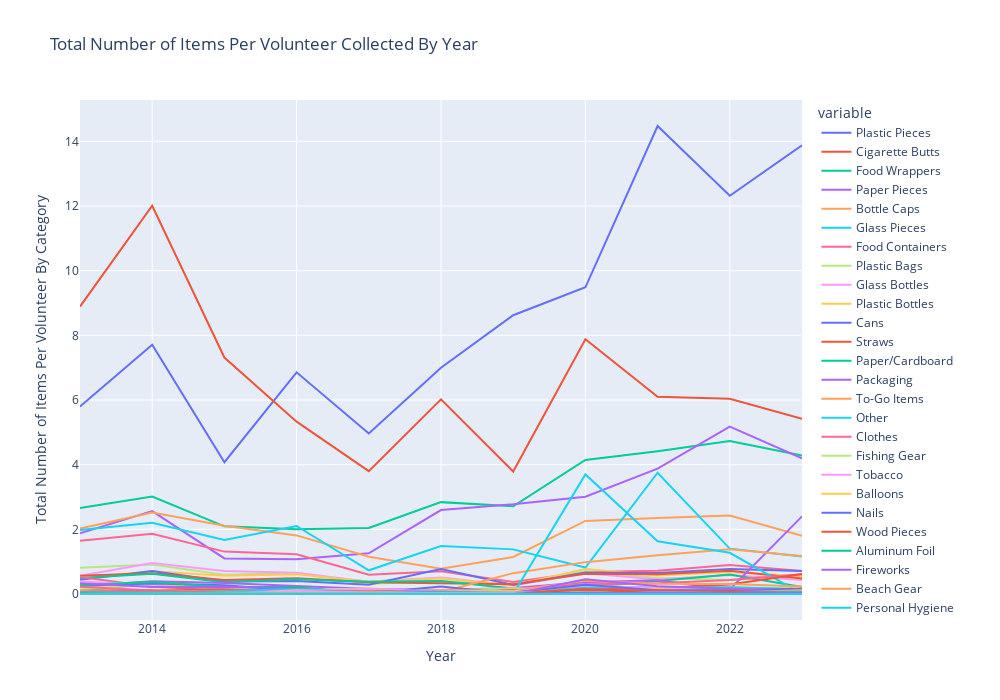

The notebook cell saved with this chart:
### Markdown cell above
There's a significant correlation between number of volunteers and number of items collected for each year, which suggests that the number of items collected in a year might depend on the number of volunteers doing beach cleanups that year. 
The fewer debris items collected in 2020 may have been a result of fewer people being out during the pandemic, and not necessarily due to less littering. Now that we know that there's a correlation between number of items and number of volunteers, let's plot items/volunteer over time.

### Code cell
annual_volunteer = annual_data.copy()

item_cols = list(col_config.loc[col_config['material'].notnull()]['name'])
for item in list(item_cols):
    annual_volunteer[item] = annual_volunteer[item] / annual_volunteer['Total Volunteers']
annual_volunteer = annual_volunteer[annual_volunteer.columns.intersection(item_cols)]

fig = px.line(annual_volunteer, x=annual_volunteer.index, y=annual_volunteer.columns, title="Total Number of Items Per Volunteer Collected By Year")
fig.update_layout(
    autosize=False,
    width=1000,
    height=700,
    yaxis_title='Total Number of Items Per Volunteer By Category',
    xaxis_title='Year',
)
fig.show()

### Figure 1 — Plotly figure (JSON) as saved in the notebook; plotly's stock layout.template omitted (floating-point values rounded to 4 significant figures)
{"data": [{"hovertemplate": "variable=Plastic Pieces<br>index=%{x}<br>value=%{y}<extra></extra>", "legendgroup": "Plastic Pieces", "line": {"color": "#636efa", "dash": "solid"}, "marker": {"symbol": "circle"}, "mode": "lines", "name": "Plastic Pieces", "orientation": "v", "showlegend": true, "type": "scatter", "x": [2013, 2014, 2015, 2016, 2017, 2018, 2019, 2020, 2021, 2022, 2023], "xaxis": "x", "y": [5.797, 7.706, 4.075, 6.856, 4.967, 6.996, 8.622, 9.486, 14.47, 12.32, 13.88], "yaxis": "y"}, {"hovertemplate": "variable=Cigarette Butts<br>index=%{x}<br>value=%{y}<extra></extra>", "legendgroup": "Cigarette Butts", "line": {"color": "#EF553B", "dash": "solid"}, "marker": {"symbol": "circle"}, "mode": "lines", "name": "Cigarette Butts", "orientation": "v", "showlegend": true, "type": "scatter", "x": [2013, 2014, 2015, 2016, 2017, 2018, 2019, 2020, 2021, 2022, 2023], "xaxis": "x", "y": [8.89, 12.01, 7.313, 5.331, 3.799, 6.018, 3.786, 7.878, 6.099, 6.037, 5.421], "yaxis": "y"}, {"hovertemplate": "variable=Food Wrappers<br>index=%{x}<br>value=%{y}<extra></extra>", "legendgroup": "Food Wrappers", "line": {"color": "#00cc96", "dash": "solid"}, "marker": {"symbol": "circle"}, "mode": "lines", "name": "Food Wrappers", "orientation": "v", "showlegend": true, "type": "scatter", "x": [2013, 2014, 2015, 2016, 2017, 2018, 2019, 2020, 2021, 2022, 2023], "xaxis": "x", "y": [2.656, 3.017, 2.092, 1.999, 2.042, 2.841, 2.711, 4.144, 4.417, 4.734, 4.284], "yaxis": "y"}, {"hovertemplate": "variable=Paper Pieces<br>index=%{x}<br>value=%{y}<extra></extra>", "legendgroup": "Paper Pieces", "line": {"color": "#ab63fa", "dash": "solid"}, "marker": {"symbol": "circle"}, "mode": "lines", "name": "Paper Pieces", "orientation": "v", "showlegend": true, "type": "scatter", "x": [2013, 2014, 2015, 2016, 2017, 2018, 2019, 2020, 2021, 2022, 2023], "xaxis": "x", "y": [1.877, 2.565, 1.101, 1.073, 1.259, 2.596, 2.775, 3.008, 3.875, 5.176, 4.199], "yaxis": "y"}, {"hovertemplate": "variable=Bottle Caps<br>index=%{x}<br>value=%{y}<extra></extra>", "legendgroup": "Bottle Caps", "line": {"color": "#FFA15A", "dash": "solid"}, "marker": {"symbol": "circle"}, "mode": "lines", "name": "Bottle Caps", "orientation": "v", "showlegend": true, "type": "scatter", "x": [2013, 2014, 2015, 2016, 2017, 2018, 2019, 2020, 2021, 2022, 2023], "xaxis": "x", "y": [2.023, 2.523, 2.109, 1.812, 1.154, 0.7779, 1.147, 2.26, 2.348, 2.43, 1.796], "yaxis": "y"}, {"hovertemplate": "variable=Glass Pieces<br>index=%{x}<br>value=%{y}<extra></extra>", "legendgroup": "Glass Pieces", "line": {"color": "#19d3f3", "dash": "solid"}, "marker": {"symbol": "circle"}, "mode": "lines", "name": "Glass Pieces", "orientation": "v", "showlegend": true, "type": "scatter", "x": [2013, 2014, 2015, 2016, 2017, 2018, 2019, 2020, 2021, 2022, 2023], "xaxis": "x", "y": [1.981, 2.203, 1.668, 2.103, 0.7335, 1.484, 1.38, 0.8196, 3.751, 1.402, 1.161], "yaxis": "y"}, {"hovertemplate": "variable=Food Containers<br>index=%{x}<br>value=%{y}<extra></extra>", "legendgroup": "Food Containers", "line": {"color": "#FF6692", "dash": "solid"}, "marker": {"symbol": "circle"}, "mode": "lines", "name": "Food Containers", "orientation": "v", "showlegend": true, "type": "scatter", "x": [2013, 2014, 2015, 2016, 2017, 2018, 2019, 2020, 2021, 2022, 2023], "xaxis": "x", "y": [1.65, 1.866, 1.311, 1.228, 0.5956, 0.7034, 0.3744, 0.6815, 0.7217, 0.8979, 0.7096], "yaxis": "y"}, {"hovertemplate": "variable=Plastic Bags<br>index=%{x}<br>value=%{y}<extra></extra>", "legendgroup": "Plastic Bags", "line": {"color": "#B6E880", "dash": "solid"}, "marker": {"symbol": "circle"}, "mode": "lines", "name": "Plastic Bags", "orientation": "v", "showlegend": true, "type": "scatter", "x": [2013, 2014, 2015, 2016, 2017, 2018, 2019, 2020, 2021, 2022, 2023], "xaxis": "x", "y": [0.811, 0.91, 0.5936, 0.652, 0.3169, 0.3995, 0.2907, 0.7012, 0.4915, 0.4294, 0.5412], "yaxis": "y"}, {"hovertemplate": "variable=Glass Bottles<br>index=%{x}<br>value=%{y}<extra></extra>", "legendgroup": "Glass Bottles", "line": {"color": "#FF97FF", "dash": "solid"}, "marker": {"symbol": "circle"}, "mode": "lines", "name": "Glass Bottles", "orientation": "v", "showlegend": true, "type": "scatter", "x": [2013, 2014, 2015, 2016, 2017, 2018, 2019, 2020, 2021, 2022, 2023], "xaxis": "x", "y": [0.5673, 0.9576, 0.709, 0.6591, 0.3829, 0.507, 0.2611, 0.6427, 0.4476, 0.5845, 0.4325], "yaxis": "y"}, {"hovertemplate": "variable=Plastic Bottles<br>index=%{x}<br>value=%{y}<extra></extra>", "legendgroup": "Plastic Bottles", "line": {"color": "#FECB52", "dash": "solid"}, "marker": {"symbol": "circle"}, "mode": "lines", "name": "Plastic Bottles", "orientation": "v", "showlegend": true, "type": "scatter", "x": [2013, 2014, 2015, 2016, 2017, 2018, 2019, 2020, 2021, 2022, 2023], "xaxis": "x", "y": [0.4787, 0.6998, 0.5663, 0.6094, 0.3816, 0.4797, 0.2702, 0.7725, 0.5718, 0.6822, 0.5482], "yaxis": "y"}, {"hovertemplate": "variable=Cans<br>index=%{x}<br>value=%{y}<extra></extra>", "legendgroup": "Cans", "line": {"color": "#636efa", "dash": "solid"}, "marker": {"symbol": "circle"}, "mode": "lines", "name": "Cans", "orientation": "v", "showlegend": true, "type": "scatter", "x": [2013, 2014, 2015, 2016, 2017, 2018, 2019, 2020, 2021, 2022, 2023], "xaxis": "x", "y": [0.4425, 0.7144, 0.3898, 0.4034, 0.2898, 0.7744, 0.2819, 0.6675, 0.6497, 0.7757, 0.7126], "yaxis": "y"}, {"hovertemplate": "variable=Straws<br>index=%{x}<br>value=%{y}<extra></extra>", "legendgroup": "Straws", "line": {"color": "#EF553B", "dash": "solid"}, "marker": {"symbol": "circle"}, "mode": "lines", "name": "Straws", "orientation": "v", "showlegend": true, "type": "scatter", "x": [2013, 2014, 2015, 2016, 2017, 2018, 2019, 2020, 2021, 2022, 2023], "xaxis": "x", "y": [0.5626, 0.644, 0.4337, 0.4888, 0.3652, 0.3452, 0.3038, 0.6242, 0.6114, 0.7192, 0.4817], "yaxis": "y"}, {"hovertemplate": "variable=Paper/Cardboard<br>index=%{x}<br>value=%{y}<extra></extra>", "legendgroup": "Paper/Cardboard", "line": {"color": "#00cc96", "dash": "solid"}, "marker": {"symbol": "circle"}, "mode": "lines", "name": "Paper/Cardboard", "orientation": "v", "showlegend": true, "type": "scatter", "x": [2013, 2014, 2015, 2016, 2017, 2018, 2019, 2020, 2021, 2022, 2023], "xaxis": "x", "y": [0.4919, 0.6225, 0.3614, 0.4558, 0.3795, 0.404, 0.1724, 0.2074, 0.3983, 0.6007, 0.2151], "yaxis": "y"}, {"hovertemplate": "variable=Packaging<br>index=%{x}<br>value=%{y}<extra></extra>", "legendgroup": "Packaging", "line": {"color": "#ab63fa", "dash": "solid"}, "marker": {"symbol": "circle"}, "mode": "lines", "name": "Packaging", "orientation": "v", "showlegend": true, "type": "scatter", "x": [2013, 2014, 2015, 2016, 2017, 2018, 2019, 2020, 2021, 2022, 2023], "xaxis": "x", "y": [0.2501, 0.395, 0.3402, 0.2407, 0.1573, 0.1257, 0.1876, 0.364, 0.4225, 0.1436, 2.401], "yaxis": "y"}, {"hovertemplate": "variable=To-Go Items<br>index=%{x}<br>value=%{y}<extra></extra>", "legendgroup": "To-Go Items", "line": {"color": "#FFA15A", "dash": "solid"}, "marker": {"symbol": "circle"}, "mode": "lines", "name": "To-Go Items", "orientation": "v", "showlegend": true, "type": "scatter", "x": [2013, 2014, 2015, 2016, 2017, 2018, 2019, 2020, 2021, 2022, 2023], "xaxis": "x", "y": [0, 0, 0, 0.1181, 0.1671, 0.06275, 0.645, 0.9857, 1.2, 1.383, 1.173], "yaxis": "y"}, {"hovertemplate": "variable=Other<br>index=%{x}<br>value=%{y}<extra></extra>", "legendgroup": "Other", "line": {"color": "#19d3f3", "dash": "solid"}, "marker": {"symbol": "circle"}, "mode": "lines", "name": "Other", "orientation": "v", "showlegend": true, "type": "scatter", "x": [2013, 2014, 2015, 2016, 2017, 2018, 2019, 2020, 2021, 2022, 2023], "xaxis": "x", "y": [0.1087, 0.3165, 0.01776, 0.1238, 0.002681, 0, 0, 3.698, 1.632, 1.274, 0], "yaxis": "y"}, {"hovertemplate": "variable=Clothes<br>index=%{x}<br>value=%{y}<extra></extra>", "legendgroup": "Clothes", "line": {"color": "#FF6692", "dash": "solid"}, "marker": {"symbol": "circle"}, "mode": "lines", "name": "Clothes", "orientation": "v", "showlegend": true, "type": "scatter", "x": [2013, 2014, 2015, 2016, 2017, 2018, 2019, 2020, 2021, 2022, 2023], "xaxis": "x", "y": [0.5236, 0.222, 0.1224, 0.123, 0.001073, 0, 0.1591, 0.3048, 0.3343, 0.4367, 0.6123], "yaxis": "y"}, {"hovertemplate": "variable=Fishing Gear<br>index=%{x}<br>value=%{y}<extra></extra>", "legendgroup": "Fishing Gear", "line": {"color": "#B6E880", "dash": "solid"}, "marker": {"symbol": "circle"}, "mode": "lines", "name": "Fishing Gear", "orientation": "v", "showlegend": true, "type": "scatter", "x": [2013, 2014, 2015, 2016, 2017, 2018, 2019, 2020, 2021, 2022, 2023], "xaxis": "x", "y": [0.1402, 0.3026, 0.2368, 0.1621, 0.1418, 0.1101, 0.1766, 0.1228, 0.18, 0.2066, 0.1712], "yaxis": "y"}, {"hovertemplate": "variable=Tobacco<br>index=%{x}<br>value=%{y}<extra></extra>", "legendgroup": "Tobacco", "line": {"color": "#FF97FF", "dash": "solid"}, "marker": {"symbol": "circle"}, "mode": "lines", "name": "Tobacco", "orientation": "v", "showlegend": true, "type": "scatter", "x": [2013, 2014, 2015, 2016, 2017, 2018, 2019, 2020, 2021, 2022, 2023], "xaxis": "x", "y": [0.3837, 0.2871, 0.2503, 0.1094, 0.02771, 0.02558, 0.07086, 0.2507, 0.1823, 0.09454, 0.05346], "yaxis": "y"}, {"hovertemplate": "variable=Balloons<br>index=%{x}<br>value=%{y}<extra></extra>", "legendgroup": "Balloons", "line": {"color": "#FECB52", "dash": "solid"}, "marker": {"symbol": "circle"}, "mode": "lines", "name": "Balloons", "orientation": "v", "showlegend": true, "type": "scatter", "x": [2013, 2014, 2015, 2016, 2017, 2018, 2019, 2020, 2021, 2022, 2023], "xaxis": "x", "y": [0.2164, 0.3382, 0.1239, 0.1499, 0.06203, 0.09646, 0.05757, 0.1031, 0.141, 0.1165, 0.1092], "yaxis": "y"}, {"hovertemplate": "variable=Nails<br>index=%{x}<br>value=%{y}<extra></extra>", "legendgroup": "Nails", "line": {"color": "#636efa", "dash": "solid"}, "marker": {"symbol": "circle"}, "mode": "lines", "name": "Nails", "orientation": "v", "showlegend": true, "type": "scatter", "x": [2013, 2014, 2015, 2016, 2017, 2018, 2019, 2020, 2021, 2022, 2023], "xaxis": "x", "y": [0.2532, 0.3259, 0.2697, 0.09828, 0.01984, 0.2349, 0, 0, 0, 0, 0], "yaxis": "y"}, {"hovertemplate": "variable=Wood Pieces<br>index=%{x}<br>value=%{y}<extra></extra>", "legendgroup": "Wood Pieces", "line": {"color": "#EF553B", "dash": "solid"}, "marker": {"symbol": "circle"}, "mode": "lines", "name": "Wood Pieces", "orientation": "v", "showlegend": true, "type": "scatter", "x": [2013, 2014, 2015, 2016, 2017, 2018, 2019, 2020, 2021, 2022, 2023], "xaxis": "x", "y": [0.1021, 0.1326, 0.1469, 0.09036, 0.004827, 0, 0.125, 0.1444, 0.1807, 0.2951, 0.6173], "yaxis": "y"}, {"hovertemplate": "variable=Aluminum Foil<br>index=%{x}<br>value=%{y}<extra></extra>", "legendgroup": "Aluminum Foil", "line": {"color": "#00cc96", "dash": "solid"}, "marker": {"symbol": "circle"}, "mode": "lines", "name": "Aluminum Foil", "orientation": "v", "showlegend": true, "type": "scatter", "x": [2013, 2014, 2015, 2016, 2017, 2018, 2019, 2020, 2021, 2022, 2023], "xaxis": "x", "y": [0.2698, 0.3706, 0.22, 0.2193, 0, 0.00605, 0, 0, 0, 0, 0], "yaxis": "y"}, {"hovertemplate": "variable=Fireworks<br>index=%{x}<br>value=%{y}<extra></extra>", "legendgroup": "Fireworks", "line": {"color": "#ab63fa", "dash": "solid"}, "marker": {"symbol": "circle"}, "mode": "lines", "name": "Fireworks", "orientation": "v", "showlegend": true, "type": "scatter", "x": [2013, 2014, 2015, 2016, 2017, 2018, 2019, 2020, 2021, 2022, 2023], "xaxis": "x", "y": [0.3286, 0.218, 0.228, 0.1663, 0.02717, 0.0261, 0.008604, 0.0006363, 0.01387, 0.01332, 0.0005044], "yaxis": "y"}, {"hovertemplate": "variable=Beach Gear<br>index=%{x}<br>value=%{y}<extra></extra>", "legendgroup": "Beach Gear", "line": {"color": "#FFA15A", "dash": "solid"}, "marker": {"symbol": "circle"}, "mode": "lines", "name": "Beach Gear", "orientation": "v", "showlegend": true, "type": "scatter", "x": [2013, 2014, 2015, 2016, 2017, 2018, 2019, 2020, 2021, 2022, 2023], "xaxis": "x", "y": [0.08134, 0.1335, 0.05755, 0.05491, 0.04201, 0.122, 0.1014, 0.406, 0.3187, 0.3118, 0.2315], "yaxis": "y"}, {"hovertemplate": "variable=Personal Hygiene<br>index=%{x}<br>value=%{y}<extra></extra>", "legendgroup": "Personal Hygiene", "line": {"color": "#19d3f3", "dash": "solid"}, "marker": {"symbol": "circle"}, "mode": "lines", "name": "Personal Hygiene", "orientation": "v", "showlegend": true, "type": "scatter", "x": [2013, 2014, 2015, 2016, 2017, 2018, 2019, 2020, 2021, 2022, 2023], "xaxis": "x", "y": [0.08362, 0.1039, 0.1023, 0.1495, 0.11, 0.06517, 0.08463, 0.2202, 0.1985, 0.2105, 0.1495], "yaxis": "y"}, {"hovertemplate": "variable=Lighters<br>index=%{x}<br>value=%{y}<extra></extra>", "legendgroup": "Lighters", "line": {"color": "#FF6692", "dash": "solid"}, "marker": {"symbol": "circle"}, "mode": "lines", "name": "Lighters", "orientation": "v", "showlegend": true, "type": "scatter", "x": [2013, 2014, 2015, 2016, 2017, 2018, 2019, 2020, 2021, 2022, 2023], "xaxis": "x", "y": [0.2214, 0.1093, 0.06818, 0.05586, 0.03575, 0.04062, 0.02534, 0.03182, 0.04129, 0.1737, 0.09053], "yaxis": "y"}, {"hovertemplate": "variable=Bandaids<br>index=%{x}<br>value=%{y}<extra></extra>", "legendgroup": "Bandaids", "line": {"color": "#B6E880", "dash": "solid"}, "marker": {"symbol": "circle"}, "mode": "lines", "name": "Bandaids", "orientation": "v", "showlegend": true, "type": "scatter", "x": [2013, 2014, 2015, 2016, 2017, 2018, 2019, 2020, 2021, 2022, 2023], "xaxis": "x", "y": [0.08025, 0.09648, 0.04705, 0.03925, 0.05649, 0.06033, 0.05569, 0.05472, 0.08918, 0.1092, 0.06985], "yaxis": "y"}, {"hovertemplate": "variable=Lids<br>index=%{x}<br>value=%{y}<extra></extra>", "legendgroup": "Lids", "line": {"color": "#FF97FF", "dash": "solid"}, "marker": {"symbol": "circle"}, "mode": "lines", "name": "Lids", "orientation": "v", "showlegend": true, "type": "scatter", "x": [2013, 2014, 2015, 2016, 2017, 2018, 2019, 2020, 2021, 2022, 2023], "xaxis": "x", "y": [0, 0, 0, 0.08688, 0.1523, 0.08038, 0.08447, 0.2615, 0.1757, 0.1214, 0.1251], "yaxis": "y"}, {"hovertemplate": "variable=Construction Materials<br>index=%{x}<br>value=%{y}<extra></extra>", "legendgroup": "Construction Materials", "line": {"color": "#FECB52", "dash": "solid"}, "marker": {"symbol": "circle"}, "mode": "lines", "name": "Construction Materials", "orientation": "v", "showlegend": true, "type": "scatter", "x": [2013, 2014, 2015, 2016, 2017, 2018, 2019, 2020, 2021, 2022, 2023], "xaxis": "x", "y": [0.07861, 0.01846, 0, 0.1174, 0.04308, 0.07969, 0.08666, 0.1056, 0.1506, 0.07208, 0.09734], "yaxis": "y"}, {"hovertemplate": "variable=Utensils<br>index=%{x}<br>value=%{y}<extra></extra>", "legendgroup": "Utensils", "line": {"color": "#636efa", "dash": "solid"}, "marker": {"symbol": "circle"}, "mode": "lines", "name": "Utensils", "orientation": "v", "showlegend": true, "type": "scatter", "x": [2013, 2014, 2015, 2016, 2017, 2018, 2019, 2020, 2021, 2022, 2023], "xaxis": "x", "y": [0, 0, 0, 0.06742, 0.08473, 0.06724, 0.04568, 0.2883, 0.1189, 0.1133, 0.1627], "yaxis": "y"}, {"hovertemplate": "variable=Strapping Bands<br>index=%{x}<br>value=%{y}<extra></extra>", "legendgroup": "Strapping Bands", "line": {"color": "#EF553B", "dash": "solid"}, "marker": {"symbol": "circle"}, "mode": "lines", "name": "Strapping Bands", "orientation": "v", "showlegend": true, "type": "scatter", "x": [2013, 2014, 2015, 2016, 2017, 2018, 2019, 2020, 2021, 2022, 2023], "xaxis": "x", "y": [0.06326, 0.006976, 0.0001296, 0.06821, 0.0345, 0.04408, 0.04239, 0.1324, 0.1077, 0.1042, 0.06884], "yaxis": "y"}, {"hovertemplate": "variable=6-Pack Holders<br>index=%{x}<br>value=%{y}<extra></extra>", "legendgroup": "6-Pack Holders", "line": {"color": "#00cc96", "dash": "solid"}, "marker": {"symbol": "circle"}, "mode": "lines", "name": "6-Pack Holders", "orientation": "v", "showlegend": true, "type": "scatter", "x": [2013, 2014, 2015, 2016, 2017, 2018, 2019, 2020, 2021, 2022, 2023], "xaxis": "x", "y": [0.06794, 0.09755, 0.03901, 0.02057, 0.008044, 0.005877, 0.01205, 0, 0.01189, 0.02533, 0.01034], "yaxis": "y"}, {"hovertemplate": "variable=PPE<br>index=%{x}<br>value=%{y}<extra></extra>", "legendgroup": "PPE", "line": {"color": "#ab63fa", "dash": "solid"}, "marker": {"symbol": "circle"}, "mode": "lines", "name": "PPE", "orientation": "v", "showlegend": true, "type": "scatter", "x": [2013, 2014, 2015, 2016, 2017, 2018, 2019, 2020, 2021, 2022, 2023], "xaxis": "x", "y": [0, 0, 0, 0, 0, 0, 0, 0.4582, 0.2372, 0.1645, 0.0469], "yaxis": "y"}, {"hovertemplate": "variable=Batteries<br>index=%{x}<br>value=%{y}<extra></extra>", "legendgroup": "Batteries", "line": {"color": "#FFA15A", "dash": "solid"}, "marker": {"symbol": "circle"}, "mode": "lines", "name": "Batteries", "orientation": "v", "showlegend": true, "type": "scatter", "x": [2013, 2014, 2015, 2016, 2017, 2018, 2019, 2020, 2021, 2022, 2023], "xaxis": "x", "y": [0.02668, 0.0235, 0.02165, 0.03545, 0.08098, 0.02558, 0.01205, 0.02036, 0.02246, 0.03265, 0.1218], "yaxis": "y"}, {"hovertemplate": "variable=Syringes<br>index=%{x}<br>value=%{y}<extra></extra>", "legendgroup": "Syringes", "line": {"color": "#19d3f3", "dash": "solid"}, "marker": {"symbol": "circle"}, "mode": "lines", "name": "Syringes", "orientation": "v", "showlegend": true, "type": "scatter", "x": [2013, 2014, 2015, 2016, 2017, 2018, 2019, 2020, 2021, 2022, 2023], "xaxis": "x", "y": [0.01524, 0.0176, 0.02787, 0.0595, 0.02431, 0.04183, 0.0244, 0.028, 0.03336, 0.05276, 0.07137], "yaxis": "y"}, {"hovertemplate": "variable=Footwear<br>index=%{x}<br>value=%{y}<extra></extra>", "legendgroup": "Footwear", "line": {"color": "#FF6692", "dash": "solid"}, "marker": {"symbol": "circle"}, "mode": "lines", "name": "Footwear", "orientation": "v", "showlegend": true, "type": "scatter", "x": [2013, 2014, 2015, 2016, 2017, 2018, 2019, 2020, 2021, 2022, 2023], "xaxis": "x", "y": [0.05869, 0.08623, 0.04161, 0.04684, 0.0001788, 0, 0, 0, 0, 0.004179, 0.007565], "yaxis": "y"}, {"hovertemplate": "variable=Cigar Tips<br>index=%{x}<br>value=%{y}<extra></extra>", "legendgroup": "Cigar Tips", "line": {"color": "#B6E880", "dash": "solid"}, "marker": {"symbol": "circle"}, "mode": "lines", "name": "Cigar Tips", "orientation": "v", "showlegend": true, "type": "scatter", "x": [2013, 2014, 2015, 2016, 2017, 2018, 2019, 2020, 2021, 2022, 2023], "xaxis": "x", "y": [0, 0.01964, 0.0005185, 0.05681, 0.03057, 0.03526, 0.04349, 0.0006363, 0.06474, 0.03343, 0.003278], "yaxis": "y"}, {"hovertemplate": "variable=Rope<br>index=%{x}<br>value=%{y}<extra></extra>", "legendgroup": "Rope", "line": {"color": "#FF97FF", "dash": "solid"}, "marker": {"symbol": "circle"}, "mode": "lines", "name": "Rope", "orientation": "v", "showlegend": true, "type": "scatter", "x": [2013, 2014, 2015, 2016, 2017, 2018, 2019, 2020, 2021, 2022, 2023], "xaxis": "x", "y": [0, 0, 0.009203, 0.09052, 0.02252, 0.02351, 0.0463, 0.004454, 0.04889, 0.01671, 0.0007565], "yaxis": "y"}, {"hovertemplate": "variable=Tires<br>index=%{x}<br>value=%{y}<extra></extra>", "legendgroup": "Tires", "line": {"color": "#FECB52", "dash": "solid"}, "marker": {"symbol": "circle"}, "mode": "lines", "name": "Tires", "orientation": "v", "showlegend": true, "type": "scatter", "x": [2013, 2014, 2015, 2016, 2017, 2018, 2019, 2020, 2021, 2022, 2023], "xaxis": "x", "y": [0.0122, 0.02093, 0.014, 0.01124, 0.008581, 0.006093, 0.005788, 0.01336, 0.006276, 0.007051, 0.002774], "yaxis": "y"}, {"hovertemplate": "variable=Bagged Pet Waste<br>index=%{x}<br>value=%{y}<extra></extra>", "legendgroup": "Bagged Pet Waste", "line": {"color": "#636efa", "dash": "solid"}, "marker": {"symbol": "circle"}, "mode": "lines", "name": "Bagged Pet Waste", "orientation": "v", "showlegend": true, "type": "scatter", "x": [2013, 2014, 2015, 2016, 2017, 2018, 2019, 2020, 2021, 2022, 2023], "xaxis": "x", "y": [0.01209, 0, 0, 0, 0, 0, 0, 0.04454, 0.05252, 0.04414, 0.03203], "yaxis": "y"}, {"hovertemplate": "variable=Beverage Pouches<br>index=%{x}<br>value=%{y}<extra></extra>", "legendgroup": "Beverage Pouches", "line": {"color": "#EF553B", "dash": "solid"}, "marker": {"symbol": "circle"}, "mode": "lines", "name": "Beverage Pouches", "orientation": "v", "showlegend": true, "type": "scatter", "x": [2013, 2014, 2015, 2016, 2017, 2018, 2019, 2020, 2021, 2022, 2023], "xaxis": "x", "y": [0, 0, 0, 0, 0, 0, 0, 0.1527, 0.01618, 0.04492, 0.04136], "yaxis": "y"}, {"hovertemplate": "variable=Appliances<br>index=%{x}<br>value=%{y}<extra></extra>", "legendgroup": "Appliances", "line": {"color": "#00cc96", "dash": "solid"}, "marker": {"symbol": "circle"}, "mode": "lines", "name": "Appliances", "orientation": "v", "showlegend": true, "type": "scatter", "x": [2013, 2014, 2015, 2016, 2017, 2018, 2019, 2020, 2021, 2022, 2023], "xaxis": "x", "y": [0.01601, 0.01363, 0.005962, 0.01013, 0.007508, 0.003111, 0.003598, 0, 0.007267, 0.001306, 0.01765], "yaxis": "y"}, {"hovertemplate": "variable=E-Waste<br>index=%{x}<br>value=%{y}<extra></extra>", "legendgroup": "E-Waste", "line": {"color": "#ab63fa", "dash": "solid"}, "marker": {"symbol": "circle"}, "mode": "lines", "name": "E-Waste", "orientation": "v", "showlegend": true, "type": "scatter", "x": [2013, 2014, 2015, 2016, 2017, 2018, 2019, 2020, 2021, 2022, 2023], "xaxis": "x", "y": [0, 0, 0, 0, 0, 0, 0, 0.02418, 0.04096, 0.01907, 0.02824], "yaxis": "y"}, {"hovertemplate": "variable=Car Parts<br>index=%{x}<br>value=%{y}<extra></extra>", "legendgroup": "Car Parts", "line": {"color": "#FFA15A", "dash": "solid"}, "marker": {"symbol": "circle"}, "mode": "lines", "name": "Car Parts", "orientation": "v", "showlegend": true, "type": "scatter", "x": [2013, 2014, 2015, 2016, 2017, 2018, 2019, 2020, 2021, 2022, 2023], "xaxis": "x", "y": [0.003375, 0.01084, 0.00674, 0.01203, 0, 0, 0, 0, 0, 0, 0], "yaxis": "y"}, {"hovertemplate": "variable=Bikes<br>index=%{x}<br>value=%{y}<extra></extra>", "legendgroup": "Bikes", "line": {"color": "#19d3f3", "dash": "solid"}, "marker": {"symbol": "circle"}, "mode": "lines", "name": "Bikes", "orientation": "v", "showlegend": true, "type": "scatter", "x": [2013, 2014, 2015, 2016, 2017, 2018, 2019, 2020, 2021, 2022, 2023], "xaxis": "x", "y": [0.006751, 0.007512, 0.002333, 0.007754, 0, 0, 0, 0, 0, 0, 0], "yaxis": "y"}], "layout": {"autosize": false, "height": 700, "legend": {"title": {"text": "variable"}, "tracegroupgap": 0}, "title": {"text": "Total Number of Items Per Volunteer Collected By Year"}, "width": 1000, "xaxis": {"anchor": "y", "autorange": true, "domain": [0, 1], "range": [2013, 2023], "title": {"text": "Year"}, "type": "linear"}, "yaxis": {"anchor": "x", "autorange": true, "domain": [0, 1], "range": [-0.8041, 15.28], "title": {"text": "Total Number of Items Per Volunteer By Category"}, "type": "linear"}}}
